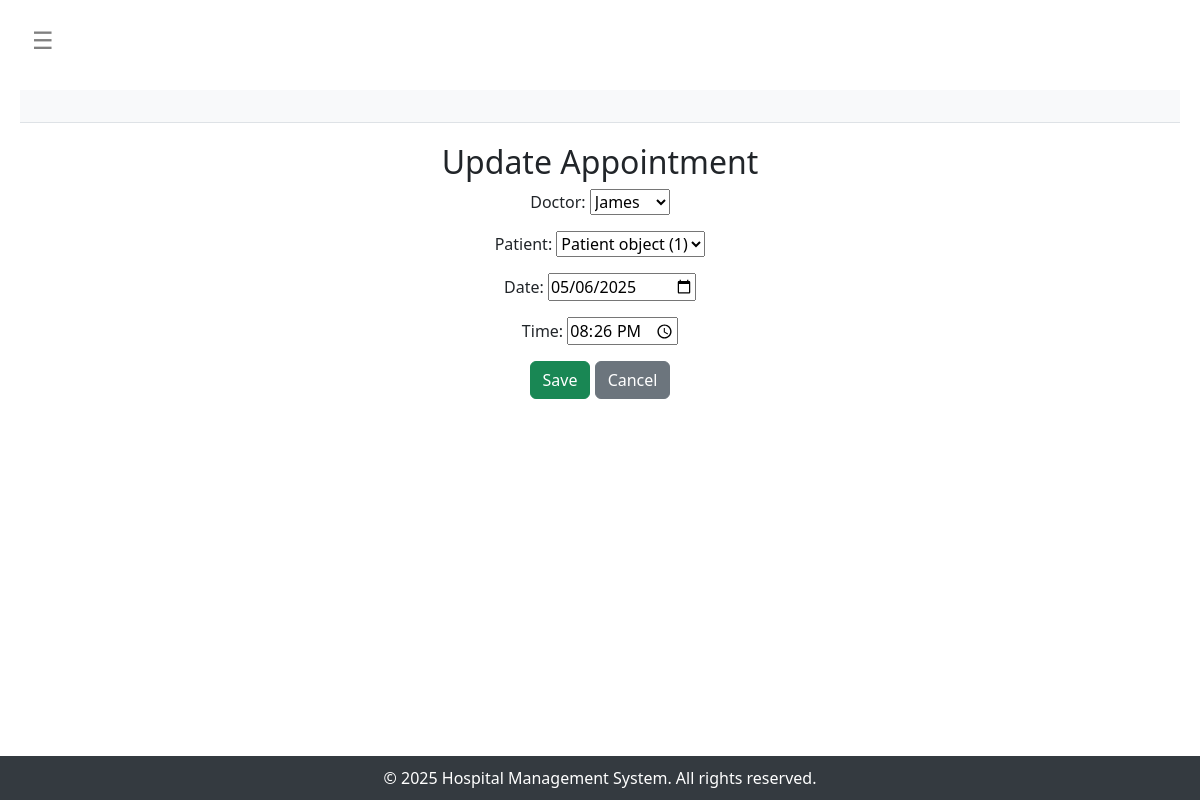
/doctors/appointments/edit/1/, run on the app's committed database.
### management/models.py (models this page shows)
class Appointment(models.Model):
    doctor = models.ForeignKey(Doctor, on_delete=models.CASCADE)
    patient = models.ForeignKey(Patient, on_delete=models.CASCADE)
    date = models.DateField()
    time = models.TimeField()

### management/views.py (the view)
# urls.py: path('appointments/edit/<int:pk>/', views.appointment_update, name='appointment_update'),
def appointment_update(request, pk):
    appointment = get_object_or_404(Appointment, pk=pk)
    if request.method == 'POST':
        form = AppointmentForm(request.POST, instance=appointment)
        if form.is_valid():
            form.save()
            return redirect('appointment_list')
    else:
        form = AppointmentForm(instance=appointment)
    return render(request, 'appointment_form.html', {'form': form})

### management/forms.py
class AppointmentForm(forms.ModelForm):
    class Meta:
        model = Appointment
        fields = '__all__'
        widgets = {
            'date': forms.DateInput(attrs={'type': 'date'}),
            'time': forms.TimeInput(attrs={'type': 'time'}),
        }

### management/models.py (called while the page is built)
    def __str__(self):
        return self.name

### management/templates/appointment_form.html (shortened to what this page needs)
{% extends 'base.html' %}
{% block content %}
<center>
<h2>{% if form.instance.pk %}Update{% else %}Add{% endif %} Appointment</h2>
<form method="post">
    {{ form.as_p }}
    <button type="submit" class="btn btn-success">Save</button>
    <a href="{% url 'appointment_list' %}" class="btn btn-secondary">Cancel</a>
</form></center>
{% endblock %}

### management/templates/base.html (style rules this page uses)
body { display: flex; min-height: 100vh; flex-direction: column; padding-top: 70px; }

### data on the page
Appointment: doctor "James", patient "Patient object (1)", date "05/06/2025", time "20:26:00"
